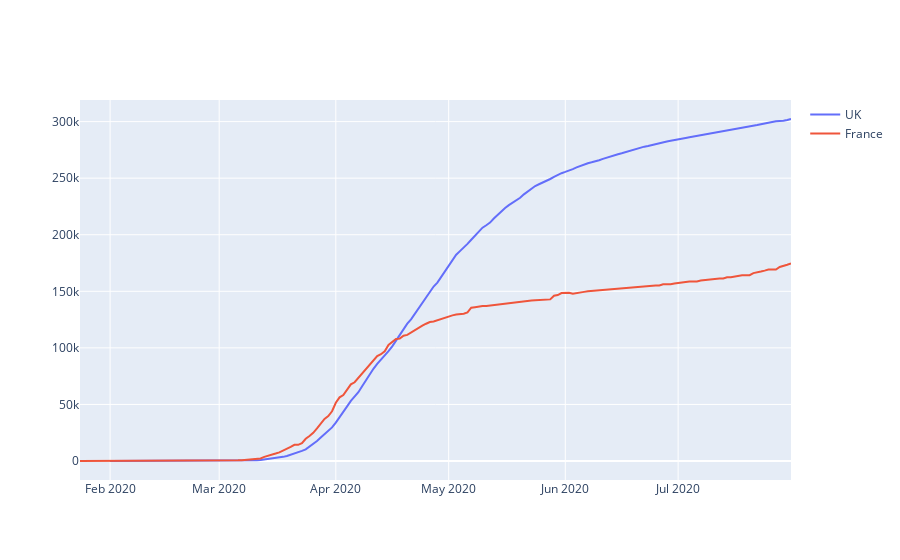

The notebook cell saved with this chart:
### Markdown cell above
#### Plotting Scatter Graph for two countries using Go Object

### Code cell
fig = go.Figure()
fig.add_trace(go.Scatter(x= UK.Date_reported, y=UK.Cumulative_cases, name="UK"))
fig.add_trace(go.Scatter(x= France.Date_reported, y=France.Cumulative_cases, name="France", mode="lines"))
fig.show()

### Figure 1 — Plotly figure (JSON) as saved in the notebook; plotly's stock layout.template omitted (floating-point values rounded to 4 significant figures; data arrays with more than 128 entries replaced by an {"elided": "..."} marker saying what was removed)
{"data": [{"name": "UK", "type": "scatter", "x": {"elided": "182 str values"}, "y": {"elided": "182 int values"}}, {"mode": "lines", "name": "France", "type": "scatter", "x": {"elided": "190 str values"}, "y": {"elided": "190 int values"}}], "layout": {}}
